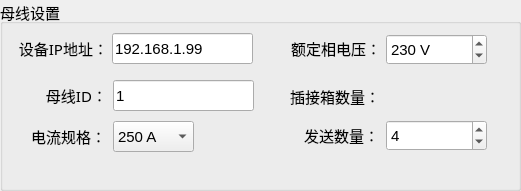
  <widget class="QGroupBox" name="groupBox_2">
   <property name="geometry">
    <rect>
     <x>0</x>
     <y>210</y>
     <width>521</width>
     <height>191</height>
    </rect>
   </property>
   <property name="font">
    <font>
     <pointsize>11</pointsize>
    </font>
   </property>
   <property name="title">
    <string>母线设置</string>
   </property>
   <widget class="QLabel" name="label_22">
    <property name="geometry">
     <rect>
      <x>-12</x>
      <y>38</y>
      <width>120</width>
      <height>21</height>
     </rect>
    </property>
    <property name="minimumSize">
     <size>
      <width>120</width>
      <height>0</height>
     </size>
    </property>
    <property name="maximumSize">
     <size>
      <width>120</width>
      <height>16777215</height>
     </size>
    </property>
    <property name="font">
     <font>
      <family>微软雅黑</family>
      <pointsize>11</pointsize>
     </font>
    </property>
    <property name="text">
     <string>设备IP地址：</string>
    </property>
    <property name="alignment">
     <set>Qt::AlignRight|Qt::AlignTrailing|Qt::AlignVCenter</set>
    </property>
   </widget>
   <widget class="QLineEdit" name="devIp">
    <property name="geometry">
     <rect>
      <x>112</x>
      <y>33</y>
      <width>141</width>
      <height>31</height>
     </rect>
    </property>
    <property name="font">
     <font>
      <pointsize>11</pointsize>
     </font>
    </property>
    <property name="text">
     <string>192.168.1.99</string>
    </property>
   </widget>
   <widget class="QLabel" name="label_24">
    <property name="geometry">
     <rect>
      <x>-13</x>
      <y>85</y>
      <width>120</width>
      <height>21</height>
     </rect>
    </property>
    <property name="minimumSize">
     <size>
      <width>120</width>
      <height>0</height>
     </size>
    </property>
    <property name="maximumSize">
     <size>
      <width>120</width>
      <height>16777215</height>
     </size>
    </property>
    <property name="font">
     <font>
      <family>微软雅黑</family>
      <pointsize>11</pointsize>
     </font>
    </property>
    <property name="text">
     <string>母线ID：</string>
    </property>
    <property name="alignment">
     <set>Qt::AlignRight|Qt::AlignTrailing|Qt::AlignVCenter</set>
    </property>
   </widget>
   <widget class="QLineEdit" name="busId">
    <property name="geometry">
     <rect>
      <x>113</x>
      <y>80</y>
      <width>141</width>
      <height>31</height>
     </rect>
    </property>
    <property name="font">
     <font>
      <pointsize>11</pointsize>
     </font>
    </property>
    <property name="text">
     <string>1</string>
    </property>
   </widget>
   <widget class="QLabel" name="label_25">
    <property name="geometry">
     <rect>
      <x>260</x>
      <y>86</y>
      <width>120</width>
      <height>21</height>
     </rect>
    </property>
    <property name="minimumSize">
     <size>
      <width>120</width>
      <height>0</height>
     </size>
    </property>
    <property name="maximumSize">
     <size>
      <width>120</width>
      <height>16777215</height>
     </size>
    </property>
    <property name="font">
     <font>
      <family>微软雅黑</family>
      <pointsize>11</pointsize>
     </font>
    </property>
    <property name="text">
     <string>插接箱数量：</string>
    </property>
    <property name="alignment">
     <set>Qt::AlignRight|Qt::AlignTrailing|Qt::AlignVCenter</set>
    </property>
   </widget>
   <widget class="QLabel" name="label_20">
    <property name="geometry">
     <rect>
      <x>15</x>
      <y>126</y>
      <width>91</width>
      <height>20</height>
     </rect>
    </property>
    <property name="minimumSize">
     <size>
      <width>0</width>
      <height>0</height>
     </size>
    </property>
    <property name="maximumSize">
     <size>
      <width>120</width>
      <height>16777215</height>
     </size>
    </property>
    <property name="font">
     <font>
      <family>微软雅黑</family>
      <pointsize>11</pointsize>
     </font>
    </property>
    <property name="text">
     <string>电流规格：</string>
    </property>
    <property name="alignment">
     <set>Qt::AlignRight|Qt::AlignTrailing|Qt::AlignVCenter</set>
    </property>
   </widget>
   <widget class="QComboBox" name="comboBox">
    <property name="geometry">
     <rect>
      <x>113</x>
      <y>121</y>
      <width>81</width>
      <height>31</height>
     </rect>
    </property>
    <item>
     <property name="text">
      <string>250 A</string>
     </property>
    </item>
    <item>
     <property name="text">
      <string>400 A</string>
     </property>
    </item>
    <item>
     <property name="text">
      <string>650 A</string>
     </property>
    </item>
    <item>
     <property name="text">
      <string>800 A</string>
     </property>
    </item>
   </widget>
   <widget class="QSpinBox" name="phaseV">
    <property name="geometry">
     <rect>
      <x>386</x>
      <y>34</y>
      <width>101</width>
      <height>31</height>
     </rect>
    </property>
    <property name="font">
     <font>
      <pointsize>11</pointsize>
     </font>
    </property>
    <property name="buttonSymbols">
     <enum>QAbstractSpinBox::UpDownArrows</enum>
    </property>
    <property name="suffix">
     <string> V</string>
    </property>
    <property name="minimum">
     <number>220</number>
    </property>
    <property name="maximum">
     <number>240</number>
    </property>
    <property name="value">
     <number>230</number>
    </property>
   </widget>
   <widget class="QLabel" name="label_26">
    <property name="geometry">
     <rect>
      <x>261</x>
      <y>33</y>
      <width>120</width>
      <height>31</height>
     </rect>
    </property>
    <property name="minimumSize">
     <size>
      <width>120</width>
      <height>0</height>
     </size>
    </property>
    <property name="maximumSize">
     <size>
      <width>120</width>
      <height>16777215</height>
     </size>
    </property>
    <property name="font">
     <font>
      <family>微软雅黑</family>
      <pointsize>11</pointsize>
     </font>
    </property>
    <property name="text">
     <string>额定相电压：</string>
    </property>
    <property name="alignment">
     <set>Qt::AlignRight|Qt::AlignTrailing|Qt::AlignVCenter</set>
    </property>
   </widget>
   <widget class="QSpinBox" name="sendNum">
    <property name="geometry">
     <rect>
      <x>386</x>
      <y>120</y>
      <width>101</width>
      <height>31</height>
     </rect>
    </property>
    <property name="font">
     <font>
      <pointsize>11</pointsize>
     </font>
    </property>
    <property name="minimum">
     <number>1</number>
    </property>
    <property name="maximum">
     <number>15</number>
    </property>
    <property name="value">
     <number>4</number>
    </property>
   </widget>
   <widget class="QLabel" name="label_27">
    <property name="geometry">
     <rect>
      <x>259</x>
      <y>125</y>
      <width>120</width>
      <height>21</height>
     </rect>
    </property>
    <property name="minimumSize">
     <size>
      <width>120</width>
      <height>0</height>
     </size>
    </property>
    <property name="maximumSize">
     <size>
      <width>120</width>
      <height>16777215</height>
     </size>
    </property>
    <property name="font">
     <font>
      <family>微软雅黑</family>
      <pointsize>11</pointsize>
     </font>
    </property>
    <property name="text">
     <string>发送数量：</string>
    </property>
    <property name="alignment">
     <set>Qt::AlignRight|Qt::AlignTrailing|Qt::AlignVCenter</set>
    </property>
   </widget>
  </widget>
